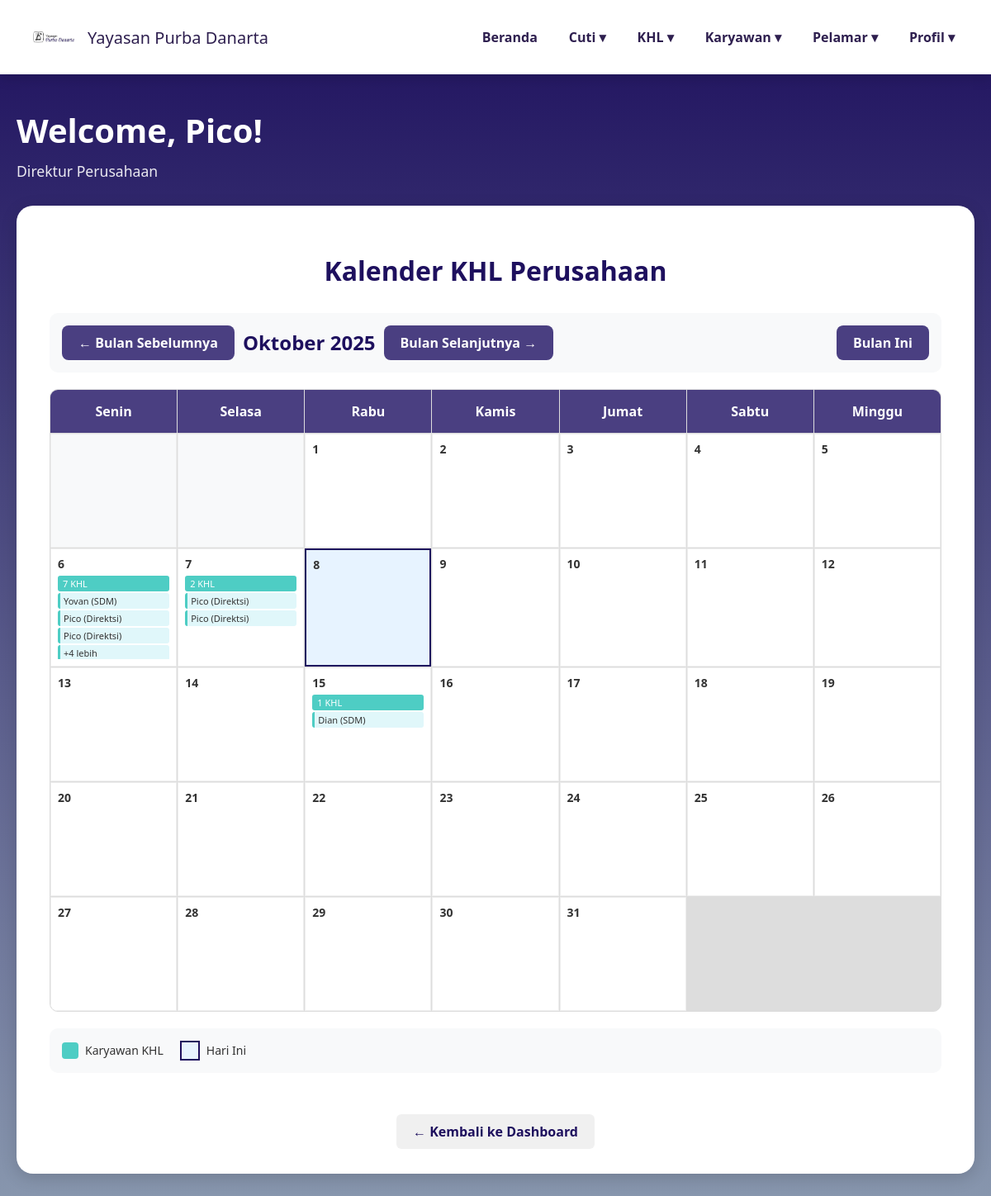
/kalender_khl_direktur.php, run on the app's committed database.
### tables this page shows
CREATE TABLE `data_pengajuan_khl` (
  `id_khl` int(11) NOT NULL,
  `kode_karyawan` varchar(20) NOT NULL,
  `divisi` varchar(50) NOT NULL,
  `jabatan` varchar(50) NOT NULL,
  `role` enum('karyawan','direktur','admin','penanggung jawab') NOT NULL DEFAULT 'karyawan',
  `proyek` varchar(100) NOT NULL,
  `tanggal_khl` date NOT NULL,
  `jam_mulai_kerja` time NOT NULL,
  `jam_akhir_kerja` time NOT NULL,
  `tanggal_cuti_khl` date NOT NULL,
  `jam_mulai_cuti_khl` time NOT NULL,
  `jam_akhir_cuti_khl` time NOT NULL,
  `status_khl` enum('pending','disetujui','ditolak') DEFAULT 'pending',
  `alasan_penolakan` text DEFAULT NULL,
  `created_at` timestamp NOT NULL DEFAULT current_timestamp()
);

CREATE TABLE `data_karyawan` (
  `id_karyawan` int(11) NOT NULL,
  `kode_karyawan` varchar(20) NOT NULL,
  `nama_lengkap` varchar(100) NOT NULL,
  `email` varchar(100) NOT NULL,
  `password` varchar(255) NOT NULL,
  `jabatan` varchar(50) NOT NULL,
  `divisi` varchar(50) NOT NULL,
  `role` enum('karyawan','direktur','admin','penanggung jawab') NOT NULL DEFAULT 'karyawan',
  `no_telp` varchar(20) DEFAULT NULL,
  `sisa_cuti_tahunan` int(3) DEFAULT 0,
  `sisa_cuti_lustrum` int(3) DEFAULT 0,
  `status_aktif` enum('aktif','non_aktif') NOT NULL DEFAULT 'aktif',
  `created_at` timestamp NOT NULL DEFAULT current_timestamp()
);

### kalender_khl_direktur.php (the view, shortened to what this page needs)
<?php
require 'config.php';
$user = $_SESSION['user'];
$nama_direktur = $user['nama_lengkap'];
$query = "SELECT dpk.*, dk.nama_lengkap, dk.divisi
          FROM data_pengajuan_khl dpk
          JOIN data_karyawan dk ON dpk.kode_karyawan = dk.kode_karyawan
          WHERE dpk.status_khl = 'disetujui'
          ORDER BY dpk.tanggal_khl ASC";
$stmt = $conn->prepare($query);
$stmt->execute();
$result = $stmt->get_result();
$data_khl = [];
while ($row = $result->fetch_assoc()) {
    $data_khl[] = [
        'id' => $row['id_khl'],
        'kode_khl' => 'KHL-' . $row['id_khl'],
        'nama_karyawan' => $row['nama_lengkap'],
        'jenis_khl' => $row['proyek'],
        'projek' => $row['proyek'],
        'tanggal_kerja' => $row['tanggal_khl'],
        'jam_mulai_kerja' => $row['jam_mulai_kerja'],
        'jam_selesai_kerja' => $row['jam_akhir_kerja'],
        'status' => ucfirst($row['status_khl']),
        'divisi' => $row['divisi']
    ];
}
$month = isset($_GET['month']) ? (int)$_GET['month'] : date('n');
$year = isset($_GET['year']) ? (int)$_GET['year'] : date('Y');
$prev_month = $month - 1;
$prev_year = $year;
$next_month = $month + 1;
$next_year = $year;
$first_day = mktime(0, 0, 0, $month, 1, $year);
$days_in_month = date('t', $first_day);
$first_day_of_week = date('w', $first_day);
$first_day_of_week = $first_day_of_week == 0 ? 6 : $first_day_of_week - 1;
$khl_by_date = [];
foreach ($data_khl as $khl) {
    $date = $khl['tanggal_kerja'];
    if (!isset($khl_by_date[$date])) {
        $khl_by_date[$date] = [];
    }
    $khl_by_date[$date][] = $khl;
}
$month_names = [
    1 => 'Januari', 2 => 'Februari', 3 => 'Maret', 4 => 'April',
    5 => 'Mei', 6 => 'Juni', 7 => 'Juli', 8 => 'Agustus',
    9 => 'September', 10 => 'Oktober', 11 => 'November', 12 => 'Desember'
];
?>
<!DOCTYPE html>
<html lang="id">
<head>
</head>
<body>
<header>
    <div class="logo">
        <img src="image/namayayasan.png" alt="Logo Yayasan">
        <span>Yayasan Purba Danarta</span>
    </div>
    <nav>
        <ul>
            <li><a href="dashboard_direktur.php">Beranda</a></li>
            <li><a href="#">Cuti ▾</a>
            </li>
            <li><a href="#">KHL ▾</a>
            </li>
            <li><a href="#">Karyawan ▾</a>
            </li>
            <li><a href="#">Pelamar ▾</a>
            </li>
            <li><a href="#">Profil ▾</a>
            </li>
        </ul>
    </nav>
</header>
<main>
    <h1>Welcome, <?php echo htmlspecialchars($nama_direktur); ?>!</h1>
    <p class="direktur-title">Direktur Perusahaan</p>
    <div class="card">
        <h2 class="page-title">Kalender KHL Perusahaan</h2>
        <div class="calendar-header">
            <div class="calendar-nav">
                <a href="?month=<?= $prev_month ?>&year=<?= $prev_year ?>" class="nav-btn">&larr; Bulan Sebelumnya</a>
                <span class="calendar-title"><?= $month_names[$month] ?> <?= $year ?></span>
                <a href="?month=<?= $next_month ?>&year=<?= $next_year ?>" class="nav-btn">Bulan Selanjutnya &rarr;</a>
            </div>
            <a href="kalender_khl_direktur.php" class="nav-btn">Bulan Ini</a>
        </div>
        <div class="calendar">
            <div class="calendar-day-header">Senin</div>
            <div class="calendar-day-header">Selasa</div>
            <div class="calendar-day-header">Rabu</div>
            <div class="calendar-day-header">Kamis</div>
            <div class="calendar-day-header">Jumat</div>
            <div class="calendar-day-header">Sabtu</div>
            <div class="calendar-day-header">Minggu</div>
            <?php for ($i = 0; $i < $first_day_of_week; $i++): ?>
                <div class="calendar-day other-month"></div>
            <?php endfor; ?>
            <?php for ($day = 1; $day <= $days_in_month; $day++): ?>
                <?php
                $current_date = date('Y-m-d', mktime(0, 0, 0, $month, $day, $year));
                $is_today = $current_date == date('Y-m-d');
                $has_khl = isset($khl_by_date[$current_date]);
                $khl_count = $has_khl ? count($khl_by_date[$current_date]) : 0;
                ?>
                <div class="calendar-day <?= $is_today ? 'today' : '' ?>" onclick="showKhlDetails('<?= $current_date ?>')">
                    <div class="day-number"><?= $day ?></div>
                    <?php if ($has_khl): ?>
                        <span class="khl-indicator"><?= $khl_count ?> KHL</span>
                        <div class="khl-list">
                            <?php foreach (array_slice($khl_by_date[$current_date], 0, 3) as $khl): ?>
                                <div class="khl-item" title="<?= htmlspecialchars($khl['nama_karyawan']) ?> - <?= htmlspecialchars($khl['jenis_khl']) ?>">
                                    <?= htmlspecialchars($khl['nama_karyawan']) ?> (<?= htmlspecialchars($khl['divisi']) ?>)
                                </div>
                            <?php endforeach; ?>
                            <?php if ($khl_count > 3): ?>
                                <div class="khl-item">+<?= $khl_count - 3 ?> lebih</div>
                            <?php endif; ?>
                        </div>
                    <?php endif; ?>
                </div>
            <?php endfor; ?>
        </div>
        <div class="legend">
            <div class="legend-item">
                <div class="legend-color legend-khl"></div>
                <span>Karyawan KHL</span>
            </div>
            <div class="legend-item">
                <div style="background: #e7f3ff; border: 2px solid var(--primary-color); width: 20px; height: 20px;"></div>
                <span>Hari Ini</span>
            </div>
        </div>
        <div style="text-align: center; margin-top: 30px;">
            <a href="dashboard_direktur.php" class="back-link">← Kembali ke Dashboard</a>
        </div>
    </div>
</main>
</body>
</html>

### kalender_khl_direktur.php (style rules this page uses)
:root { --primary-color: #1E105E; --secondary-color: #8897AE; --accent-color: #4a3f81; --card-bg: #FFFFFF; --text-color-light: #fff; --text-color-dark: #2e1f4f; --shadow-light: rgba(0,0,0,0.15); }
body { margin:0; font-family:'Segoe UI', Tahoma, Geneva, Verdana, sans-serif; background: linear-gradient(180deg, var(--primary-color) 0%, var(--secondary-color) 100%); min-height:100vh; color:#333; }
header { background: var(--card-bg); padding:20px 40px; display:flex; justify-content:space-between; align-items:center; box-shadow: 0 4px 15px var(--shadow-light); }
.logo { display:flex; align-items:center; gap:16px; font-weight:500; font-size:20px; color: var(--text-color-dark); }
.logo img { width: 50px; height: 50px; object-fit: contain; border-radius: 50%; }
nav ul { list-style:none; margin:0; padding:0; display:flex; gap:30px; }
nav li { position:relative; }
nav a { text-decoration:none; color: var(--text-color-dark); font-weight:600; padding:8px 4px; display:block; }
main { max-width:1400px; margin:40px auto; padding:0 20px; }
h1, p.direktur-title { color: var(--text-color-light); }
h1 { text-align:left; font-size:2.5rem; margin-bottom:10px; }
p.direktur-title { font-size: 1.1rem; margin-top: 0; margin-bottom: 30px; font-weight: 400; opacity: 0.9; }
.card { background: var(--card-bg); border-radius:20px; padding:30px 40px; box-shadow:0 5px 20px var(--shadow-light); }
.page-title { font-size: 2rem; font-weight: 600; text-align: center; margin-bottom: 30px; color: var(--primary-color); }
.calendar-header { display: flex; justify-content: space-between; align-items: center; margin-bottom: 20px; padding: 15px; background: #f8f9fa; border-radius: 10px; }
.calendar-nav { display: flex; gap: 10px; align-items: center; }
.calendar-title { font-size: 1.5rem; font-weight: 600; color: var(--primary-color); }
.nav-btn { padding: 10px 20px; background: var(--accent-color); color: white; border: none; border-radius: 8px; cursor: pointer; font-weight: 600; text-decoration: none; transition: background-color 0.3s ease; }
.calendar { display: grid; grid-template-columns: repeat(7, 1fr); gap: 1px; background: #ddd; border: 1px solid #ddd; border-radius: 10px; overflow: hidden; }
.calendar-day-header { background: var(--accent-color); color: white; padding: 15px; text-align: center; font-weight: 600; }
.calendar-day { background: white; min-height: 120px; padding: 8px; border: 1px solid #eee; position: relative; cursor: pointer; transition: background-color 0.2s ease; }
.calendar-day.other-month { background: #f8f9fa; color: #999; }
.day-number { font-weight: 600; margin-bottom: 5px; font-size: 14px; }
.khl-indicator { background: #4ecdc4; color: white; padding: 2px 6px; border-radius: 3px; font-size: 11px; margin-bottom: 2px; display: block; }
.khl-list { max-height: 80px; overflow-y: auto; font-size: 11px; }
.khl-item { background: #e0f7fa; padding: 2px 4px; margin-bottom: 2px; border-radius: 3px; border-left: 3px solid #4ecdc4; }
.today { background: #e7f3ff !important; border: 2px solid var(--primary-color); }
.legend { display: flex; gap: 20px; margin-top: 20px; padding: 15px; background: #f8f9fa; border-radius: 10px; }
.legend-item { display: flex; align-items: center; gap: 8px; font-size: 14px; }
.legend-color { width: 20px; height: 20px; border-radius: 4px; }
.legend-khl { background: #4ecdc4; }
.back-link { display: inline-block; margin-top: 20px; color: var(--primary-color); text-decoration: none; font-weight: 600; padding: 10px 20px; background: #f0f0f0; border-radius: 6px; transition: all 0.3s ease; }

### data on the page
data_pengajuan_khl: data_karyawan.nama_lengkap "Yovan", data_karyawan.divisi "SDM"
data_pengajuan_khl: data_karyawan.nama_lengkap "Pico", data_karyawan.divisi "Direktsi"
data_pengajuan_khl: data_karyawan.nama_lengkap "Pico", data_karyawan.divisi "Direktsi"
data_pengajuan_khl: data_karyawan.nama_lengkap "Pico", data_karyawan.divisi "Direktsi"
data_pengajuan_khl: data_karyawan.nama_lengkap "Pico", data_karyawan.divisi "Direktsi"
data_pengajuan_khl: data_karyawan.nama_lengkap "Dian", data_karyawan.divisi "SDM"

### other printed values
$nama_direktur "Pico"
$month_names[$month] "Oktober"
$year "2025"
$khl_count "7"
$khl_count - 3 "4"
$khl_count "2"
$khl_count "1"
